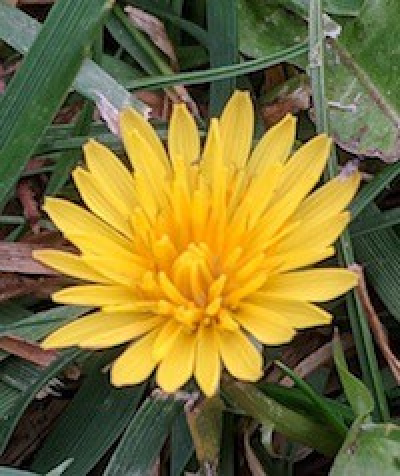
#> input picture Lab3_Images/flower.png, 400 x 476 px, given in place of the camera
$ jupyter execute lab10.ipynb
#> lines starting #> are read from the running program, lines starting #| are printed output that depends on the picture; after the words box and inside, x2 and y2 are one past the last pixel; in counts of white or black regions, pixels touching at a corner belong together
[cell 1]
# --------------------- Lucas-Kanade Optical Flow------------------------
import cv2
import numpy as np

# ---- INITIALIZATION ----
# Set up camera with lower resolution for better performance
cap = cv2.VideoCapture(0)
cap.set(cv2.CAP_PROP_FRAME_WIDTH, 640)
cap.set(cv2.CAP_PROP_FRAME_HEIGHT, 480)

# Parameters for Shi-Tomasi corner detection - reduced for better performance
feature_params = dict(maxCorners=50,      # Reduced number of corners to track
                    qualityLevel=0.3,     # Minimum quality level for corner detection
                    minDistance=10,       # Increased minimum distance between corners
                    blockSize=7)          # Size of window for corner detection

# Parameters for Lucas-Kanade optical flow - simplified
lk_params = dict(winSize=(15, 15),        # Size of search window
               maxLevel=2,                # Number of pyramid levels
               criteria=(cv2.TERM_CRITERIA_EPS | cv2.TERM_CRITERIA_COUNT, 10, 0.03))

# ---- STEP 1: INITIALIZE FIRST FRAME ----
# Read initial frame
ret, old_frame = cap.read()
#> old_frame is the input picture: shape (476, 400, 3); mean B, G, R 55, 113.3, 123.9
if not ret:
   print("Failed to grab first frame")
   exit()

# Reduce image size for faster processing
scale = 0.5
old_frame = cv2.resize(old_frame, None, fx=scale, fy=scale)
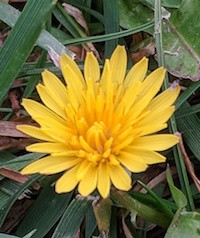
#> old_frame: shape (238, 200, 3); mean B, G, R 55, 113.3, 123.9
old_gray = cv2.cvtColor(old_frame, cv2.COLOR_BGR2GRAY)
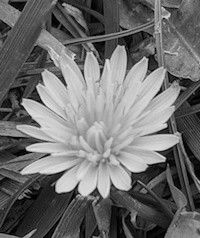
#> old_gray: shape (238, 200); min 0, max 235, mean 109.8

# Detect initial points to track
p0 = cv2.goodFeaturesToTrack(old_gray, mask=None, **feature_params)
#> p0 = 32 rows, first 8: [163, 159], [58, 190], [24, 101], [167, 16], [28, 147], [145, 58], [133, 175], [39, 85]
if p0 is None:
   print("No points detected in first frame")
   exit()

# Initialize mask for drawing tracks
mask = np.zeros_like(old_frame)

while True:
   # STEP 2: CAPTURE NEW FRAME
   ret, frame = cap.read()
   if not ret:
       print("Failed to grab frame")
       break

   frame = cv2.resize(frame, None, fx=scale, fy=scale)
   frame_gray = cv2.cvtColor(frame, cv2.COLOR_BGR2GRAY)

   # STEP 3: CALCULATE OPTICAL FLOW
   p1, st, err = cv2.calcOpticalFlowPyrLK(old_gray, frame_gray, p0, None, **lk_params)
#> p1 has the same summary as p0; st = 32 values from 1 to 1; err = 32 values from 0 to 0

   if p1 is not None:
       good_new = p1[st == 1]
#> good_new = 32 pairs, first value 10 to 182, second value 1 to 197
       good_old = p0[st == 1]
#> good_old has the same summary as good_new

       mask = np.zeros_like(frame)

       # Draw motion tracks and current points
       for new, old in zip(good_new, good_old):
           a, b = new.ravel()
           c, d = old.ravel()
           mask = cv2.line(mask, (int(a), int(b)), (int(c), int(d)),
                         (0, 255, 0), 2)
           frame = cv2.circle(frame, (int(a), int(b)), 3, (0, 0, 255), -1)
#> this loop made 32 passes
#> (a, b, c, d) on passes 1 to 12: (163, 159, 163, 159), (58, 190, 58, 190), (24, 101, 24, 101), (167, 16, 167, 16), (28, 147, 28, 147), (145, 58, 145, 58), (133, 175, 133, 175), (39, 85, 39, 85), (182, 89, 182, 89), (95, 189, 95, 189), (165, 125, 165, 125), (76, 191, 76, 191)
#> pass 1, `mask = cv2.line(mask, (int(a), int(b)), (int(c), int(d)), (0, 255, 0),..`:
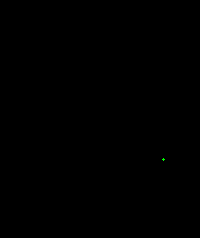
#> mask: shape (238, 200, 3); mean of channels 0, 1, 2 0, 0, 0; drawn as B, G, R
#> after the loop:
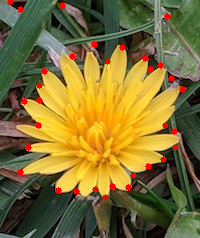
#> frame: shape (238, 200, 3); mean B, G, R 53.7, 111.1, 126.3
#> after the loop:
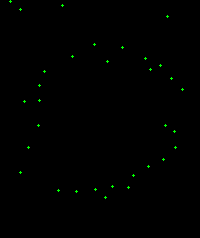
#> mask: shape (238, 200, 3); mean of channels 0, 1, 2 0, 0.9, 0; drawn as B, G, R

       # Combine original frame with motion tracks
       lk_output = cv2.add(frame, mask)

       # Display sparse optical flow result
       cv2.imshow("Lucas-Kanade Optical Flow", lk_output)

       # Update for next frame
       old_gray = frame_gray.copy()
       p0 = good_new.reshape(-1, 1, 2)

   if cv2.waitKey(1) & 0xFF == ord('q'):
#> (key q is pressed here)
       break

# ---- CLEANUP ----
cap.release()
cv2.destroyAllWindows()

cv2.waitKey(1)

[cell 2]
#  ---------------------- Dense Optical Flow ----------------------
import cv2
import numpy as np

# Set up camera
cap = cv2.VideoCapture(0)
cap.set(cv2.CAP_PROP_FRAME_WIDTH, 640)
cap.set(cv2.CAP_PROP_FRAME_HEIGHT, 480)

# Read first frame
ret, old_frame = cap.read()
if not ret:
    print("Failed to grab first frame")
    exit()

# Scale down for better performance
scale = 0.5
old_frame = cv2.resize(old_frame, None, fx=scale, fy=scale)
old_gray = cv2.cvtColor(old_frame, cv2.COLOR_BGR2GRAY)

while True:
    # Read current frame
    ret, frame = cap.read()
    if not ret:
        print("Failed to grab frame")
        break

    # Preprocess frame
    frame = cv2.resize(frame, None, fx=scale, fy=scale)
    frame_gray = cv2.cvtColor(frame, cv2.COLOR_BGR2GRAY)

    # Calculate Farneback dense optical flow
    flow = cv2.calcOpticalFlowFarneback(old_gray, frame_gray, None,
                                      0.5,  # Pyramid scale
                                      3,    # Pyramid levels
                                      15,   # Window size
                                      3,    # Iterations
                                      5,    # Poly_n
                                      1.2,  # Poly_sigma
                                      0)    # Flags

    # Visualize the flow
    hsv = np.zeros_like(frame)
    hsv[..., 1] = 255  # Saturation

    # Calculate magnitude and angle of 2D vectors
    mag, ang = cv2.cartToPolar(flow[..., 0], flow[..., 1])
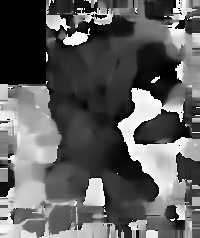
#> ang: shape (238, 200) float32; min 0, max 6.28, mean 2.34; drawn with min black and max white

    # Convert to color
    hsv[..., 0] = ang * 180 / np.pi / 2  # Hue according to direction
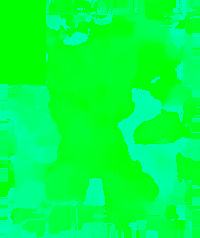
#> hsv: shape (238, 200, 3); mean of channels 0, 1, 2 66.6, 255, 0; drawn as B, G, R
    hsv[..., 2] = cv2.normalize(mag, None, 0, 255, cv2.NORM_MINMAX)  # Value according to magnitude
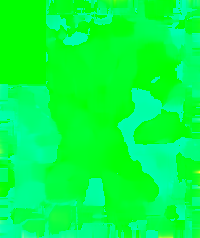
#> hsv: shape (238, 200, 3); 8.14% of pixels changed, all inside (x1, y1, x2, y2) = (0, 0, 200, 238); drawn as B, G, R

    # Convert HSV to BGR for display
    flow_rgb = cv2.cvtColor(hsv, cv2.COLOR_HSV2BGR)

    # Display result
    cv2.imshow('Dense Optical Flow', flow_rgb)

    # Update old frame
    old_gray = frame_gray.copy()

    # Break on 'q' press
    if cv2.waitKey(1) & 0xFF == ord('q'):
#> (key q is pressed here)
        break

# Cleanup
cap.release()
cv2.destroyAllWindows()
cv2.waitKey(1)

[cell 3]
# ---------------------- Lucas-Kanade Optical Flow and Dense Optical Flow with FPS ----------------------
import cv2
import numpy as np
import time

# ---- INITIALIZATION ----
# Set up camera with lower resolution for better performance
cap = cv2.VideoCapture(0)
cap.set(cv2.CAP_PROP_FRAME_WIDTH, 640)
cap.set(cv2.CAP_PROP_FRAME_HEIGHT, 480)

# Parameters for Shi-Tomasi corner detection - reduced for better performance
feature_params = dict(maxCorners=50,      # Reduced number of corners to track
                    qualityLevel=0.3,     # Minimum quality level for corner detection
                    minDistance=10,       # Increased minimum distance between corners
                    blockSize=7)          # Size of window for corner detection

# Parameters for Lucas-Kanade optical flow - simplified
lk_params = dict(winSize=(15, 15),        # Size of search window
               maxLevel=2,                # Number of pyramid levels
               criteria=(cv2.TERM_CRITERIA_EPS | cv2.TERM_CRITERIA_COUNT, 10, 0.03))

# ---- STEP 1: INITIALIZE FIRST FRAME ----
# Read initial frame
ret, old_frame = cap.read()
if not ret:
   print("Failed to grab first frame")
   exit()

# Reduce image size for faster processing
scale = 0.5
old_frame = cv2.resize(old_frame, None, fx=scale, fy=scale)
old_gray = cv2.cvtColor(old_frame, cv2.COLOR_BGR2GRAY)

# Detect initial points to track
p0 = cv2.goodFeaturesToTrack(old_gray, mask=None, **feature_params)
if p0 is None:
   print("No points detected in first frame")
   exit()

# Initialize mask for drawing tracks
mask = np.zeros_like(old_frame)

# Add mode flags and FPS variables
mode = 'original'  # 'original', 'lucas_kanade', or 'dense'
prev_frame_time = 0
new_frame_time = 0

while True:
    # Calculate FPS
    new_frame_time = time.time()
    fps = 1/(new_frame_time-prev_frame_time) if prev_frame_time > 0 else 0
    prev_frame_time = new_frame_time
    fps_text = f"FPS: {int(fps)}"

    # Capture new frame
    ret, frame = cap.read()
    if not ret:
        print("Failed to grab frame")
        break

    frame = cv2.resize(frame, None, fx=scale, fy=scale)
    frame_gray = cv2.cvtColor(frame, cv2.COLOR_BGR2GRAY)

    # Check for key presses
    key = cv2.waitKey(1) & 0xFF
#> (key q is pressed here)
